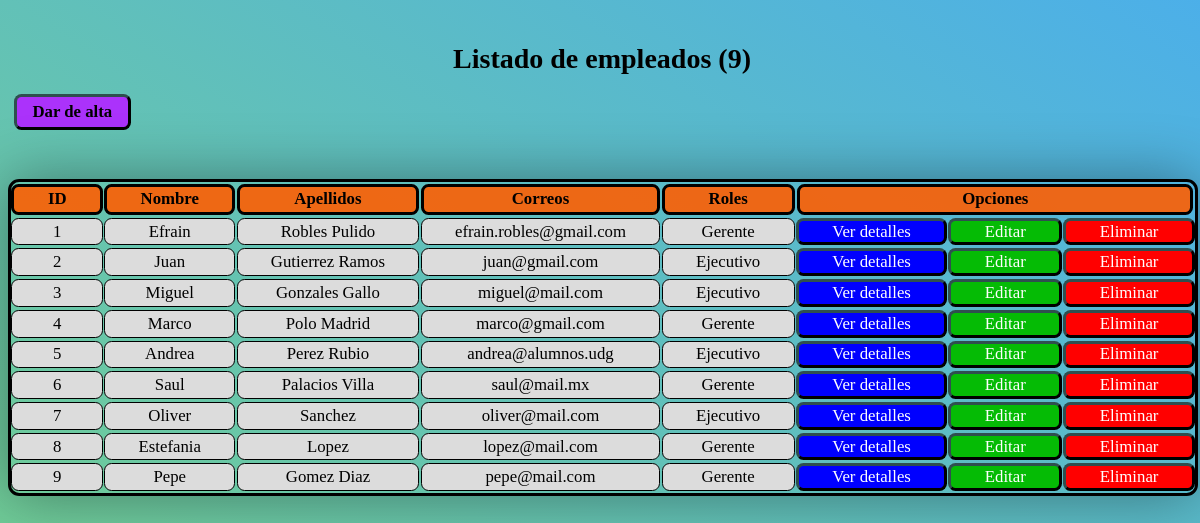
The app's page /B5/Administrador/empleados_lista.php, older data.
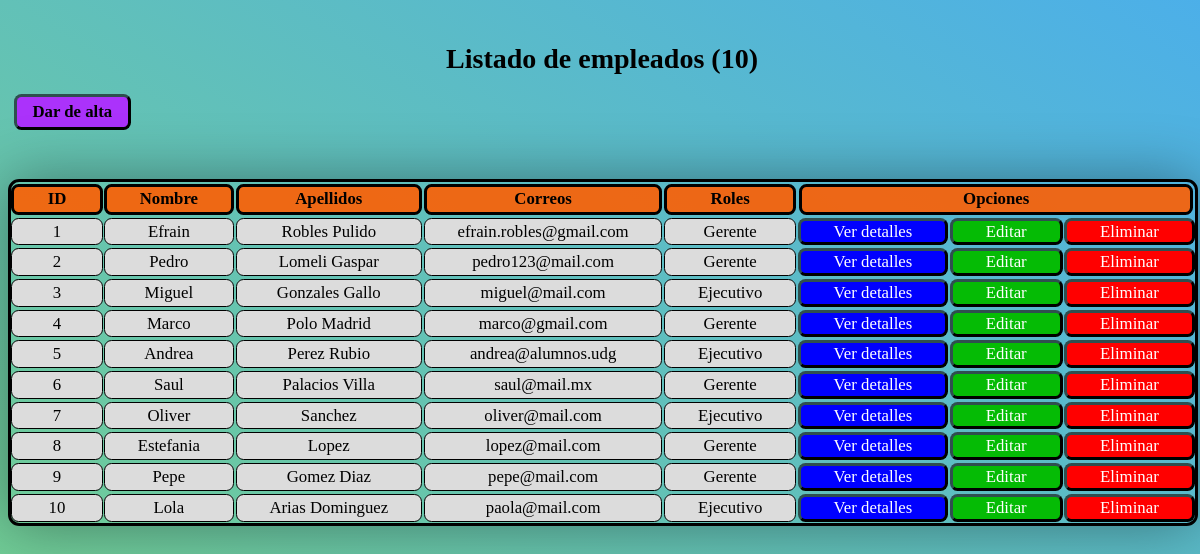
The same page, newer data.
### tables this page shows
CREATE TABLE `empleados` (
  `id` int(11) NOT NULL,
  `nombre` varchar(128) NOT NULL,
  `apellidos` varchar(128) NOT NULL,
  `correo` varchar(128) NOT NULL,
  `pass` varchar(32) NOT NULL,
  `rol` int(1) NOT NULL,
  `archivo_n` varchar(255) NOT NULL,
  `archivo` varchar(128) NOT NULL,
  `status` int(1) NOT NULL DEFAULT 1,
  `eliminado` int(1) NOT NULL DEFAULT 0
);

### B5/Administrador/empleados_lista.php (the view, shortened to what this page needs)
<?php
    $con = conecta();
?>
<html>
    <head>
        <link rel="stylesheet" type="text/css" href="./css/style_listaEmpleados.css?v=<?php echo time(); ?>">
    </head>
    <body>
        <?php
            $sql = "SELECT * FROM empleados
                    WHERE status = 1 AND eliminado = 0";
            $res = $con->query($sql);
            $num = $res->num_rows;
            echo "<br><h1>Listado de empleados ($num)</h1>";
        ?>
        <a class='opciones' id="crearRegistro" href="./empleados_alta.php"><b>Dar de alta</b></a><br><br>
        <br>
        <div class="table">
            <div class='header' id="id"><b>ID</b></div>
            <div class='header' id="nombre"><b>Nombre</b></div>
            <div class='header' id="apellidos"><b>Apellidos</b></div>
            <div class='header' id="correo"><b>Correos</b></div>
            <div class='header' id="rol"><b>Roles</b></div>
            <div class="header" id="opciones"><b>Opciones</b></div>
            <?php
                while($row = $res->fetch_array()){
                    $id = $row["id"];
                    $nombre = $row["nombre"];
                    $apellidos = $row["apellidos"];
                    $correo = $row["correo"];
                    if ($row["rol"] == 1){
                        $rol = "Gerente";
                    }elseif ($row["rol"] == 2){
                        $rol = "Ejecutivo";
                    }
                    echo "
                    <div class='info$id' id='$id'>$id</div>
                        <div class='info$id' id='nombre'>$nombre</div>
                        <div class='info$id' id='apellidos'>$apellidos</div>
                        <div class='info$id' id='correro'>$correo</div>
                        <div class='info$id' id='rol'>$rol</div>
                        <a class='info$id' id='detalles' href='./empleados_detalles.php?id=$id'>Ver detalles</a>
                        <a class='info$id' id='editar' href='./empleados_editar.php?id=$id'>Editar</a>
                        <a class='info$id' id='eliminar' href='javascript:void(0);' onclick='eliminaAjax($id);'>Eliminar</a>
                        ";
                }
            ?>
        </div>
    </body>

Row changes from the older to the newer data that the page shows:
changed empleados id 2: nombre "Juan" → "Pedro"; apellidos "Gutierrez Ramos" → "Lomeli Gaspar"; correo "juan@gmail.com" → "pedro123@mail.com"; rol "Ejecutivo" → "Gerente"
added empleados: id "10", nombre "Lola", apellidos "Arias Dominguez", correo "paola@mail.com", rol "Ejecutivo"
Text that changed along with them:
$num: "9" → "10"
